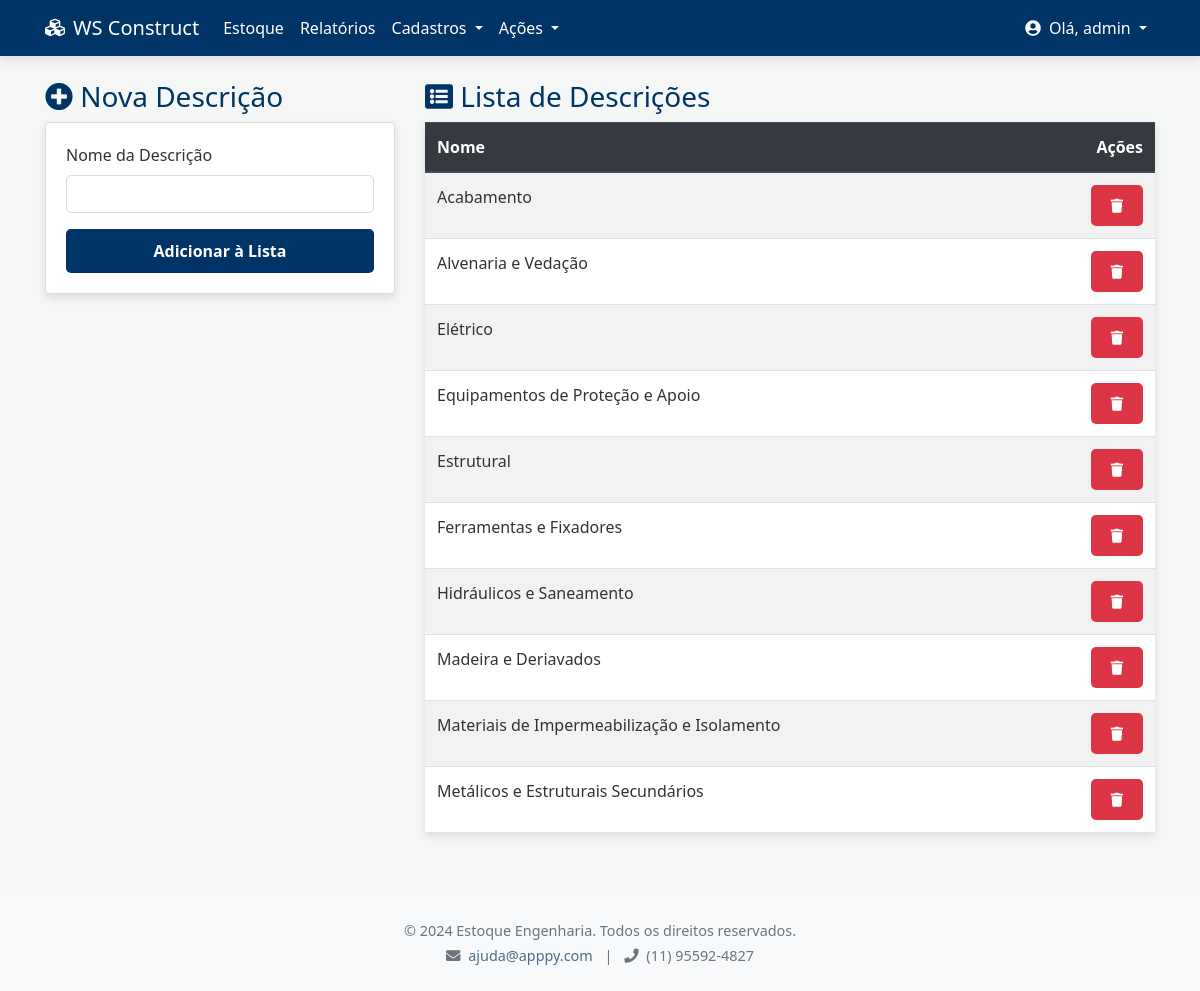
The page /admin/descricoes (signed in) on the database its author committed.
### tables this page shows
CREATE TABLE descricoes (
        id INTEGER PRIMARY KEY AUTOINCREMENT,
        nome TEXT UNIQUE NOT NULL
    );

### app.py (the view)
@app.route('/admin/descricoes', methods=['GET', 'POST'])
def gerenciar_descricoes():
    usuario = session.get('usuario')
    if not usuario or usuario['role'] != 'administracao':
        flash("Acesso negado.", "danger")
        return redirect(url_for('dashboard'))
    if request.method == 'POST':
        nome_descricao = request.form['nome']
        sucesso, msg = gerenciamento.criar_descricao(nome_descricao, usuario['id'])
        flash(msg, "success" if sucesso else "danger")
        return redirect(url_for('gerenciar_descricoes'))
    lista_descricoes = gerenciamento.listar_descricoes()
    return render_template('admin_descricoes.html', usuario=usuario, descricoes=lista_descricoes)

### app.py (called while the page is built)
@app.context_processor
def inject_permissions():
    return dict(PERMISSOES=auth.PERMISSOES)

@app.context_processor
def inject_auth():
    return dict(auth=auth)

@app.context_processor
def inject_notifications():
    if 'usuario' in session and session['usuario']['role'] == 'administracao':
        pedidos_pendentes_count = len(pedidos.listar_pedidos_pendentes())
        return dict(pedidos_pendentes_count=pedidos_pendentes_count)
    return dict(pedidos_pendentes_count=0)

### database.py (called while the page is built)
def conectar_bd():
    try:
        conn = sqlite3.connect(DB_NAME)
        conn.row_factory = sqlite3.Row  # Permite acessar colunas pelo nome
        return conn
    except sqlite3.Error as e:
        logging.error(f"Erro ao conectar ao banco de dados: {e}")
        return None

### gerenciamento.py (called while the page is built)
def listar_descricoes():
    conn = conectar_bd()
    if not conn: return []
    cursor = conn.cursor()
    cursor.execute("SELECT id, nome FROM descricoes ORDER BY nome")
    descricoes = cursor.fetchall()
    conn.close()
    return [dict(d) for d in descricoes]

### pedidos.py (called while the page is built)
def listar_pedidos_pendentes():
    conn = conectar_bd()
    if not conn: return []
    cursor = conn.cursor()
    cursor.execute("""
        SELECT p.id, p.data_solicitacao, p.tipo, p.quantidade, p.justificativa,
               i.nome as item_nome, u.username as solicitante_nome, o.nome as obra_nome
        FROM pedidos p
        JOIN itens_estoque i ON p.item_id = i.id
        JOIN usuarios u ON p.solicitante_id = u.id
        LEFT JOIN obras o ON p.obra_id = o.id
        WHERE p.status = 'pendente'
        ORDER BY p.data_solicitacao ASC
    """)
    pedidos = cursor.fetchall()
    conn.close()
    return [dict(p) for p in pedidos]

### templates/admin_descricoes.html (shortened to what this page needs)
{% extends "base.html" %}
{% block content %}
        <div class="row">
            <div class="col-md-4">
                <h3><i class="fas fa-plus-circle"></i> Nova Descrição</h3>
                <div class="card">
                    <div class="card-body">
                        <form action="{{ url_for('gerenciar_descricoes') }}" method="post">
                            <div class="form-group">
                                <label for="nome">Nome da Descrição</label>
                                <input type="text" name="nome" class="form-control" required>
                            </div>
                            <button type="submit" class="btn btn-primary btn-block">Adicionar à Lista</button>
                        </form>
                    </div>
                </div>
            </div>
            <div class="col-md-8">
                <h3><i class="fas fa-list-alt"></i> Lista de Descrições</h3>
                <table class="table table-striped table-hover">
                    <thead class="thead-dark">
                        <tr>
                            <th>Nome</th>
                            <th class="text-right">Ações</th>
                        </tr>
                    </thead>
                    <tbody>
                        {% for d in descricoes %}
                        <tr>
                            <td>{{ d.nome }}</td>
                            <td class="text-right">
                                <a href="{{ url_for('excluir_descricao', id=d.id) }}" class="btn btn-danger btn-sm" onclick="return confirm('Tem certeza que deseja excluir esta descrição? Ela não poderá ser removida se estiver em uso.');">
                                    <i class="fas fa-trash"></i>
                                </a>
                            </td>
                        </tr>
                        {% else %}
                        <tr>
                            <td colspan="2" class="text-center">Nenhuma descrição cadastrada.</td>
                        </tr>
                        {% endfor %}
                    </tbody>
                </table>
            </div>
        </div>
{% endblock %}

### static/css/style.css (style rules this page uses)
:root { --cor-primaria: #003366; --cor-secundaria: #4a6c8c; --cor-fundo: #f4f7f6; --cor-texto: #333333; --cor-borda: #dddddd; --cor-sucesso: #28a745; --cor-perigo: #dc3545; --cor-aviso: #ffc107; --cor-info: #17a2b8; --cor-branco: #ffffff; --sombra-padrao: 0 4px 8px rgba(0, 0, 0, 0.1); }
body { font-family: 'Segoe UI', Tahoma, Geneva, Verdana, sans-serif; background-color: var(--cor-fundo); background-attachment: fixed; color: var(--cor-texto); animation: fadeIn 0.5s ease-in-out; display: flex; flex-direction: column; min-height: 100vh; }
h1, h2, h3, h4, h5, h6 { color: var(--cor-primaria); }
a { color: var(--cor-secundaria); transition: color 0.3s ease; }
.btn { border-radius: 5px; padding: 10px 20px; font-weight: bold; transition: transform 0.2s ease, box-shadow 0.2s ease; border: none; }
.btn-primary { background-color: var(--cor-primaria); color: var(--cor-branco); }
.btn-danger { background-color: var(--cor-perigo); }
.table { background-color: var(--cor-branco); box-shadow: var(--sombra-padrao); color: #333; }
.table thead th { background-color: var(--cor-secundaria); color: var(--cor-branco); border-bottom: 2px solid var(--cor-primaria); }
.table-hover tbody tr { transition: background-color 0.3s ease, transform 0.2s ease; }
.form-control { border-radius: 5px; border: 1px solid var(--cor-borda); transition: border-color 0.3s ease, box-shadow 0.3s ease; }
.card { background-color: var(--cor-branco); border: 1px solid var(--cor-borda); color: #333; box-shadow: var(--sombra-padrao); transition: transform 0.3s ease, box-shadow 0.3s ease; animation: fadeIn 0.6s; }

### rows shown on the page
descricoes: nome "Acabamento"
descricoes: nome "Alvenaria e Vedação"
descricoes: nome "Elétrico"
descricoes: nome "Equipamentos de Proteção e Apoio"
descricoes: nome "Estrutural"
descricoes: nome "Ferramentas e Fixadores"
descricoes: nome "Hidráulicos e Saneamento"
descricoes: nome "Madeira e Deriavados"
descricoes: nome "Materiais de Impermeabilização e Isolamento"
descricoes: nome "Metálicos e Estruturais Secundários"

### other values the page prints
{{ usuario.username }} "admin"
